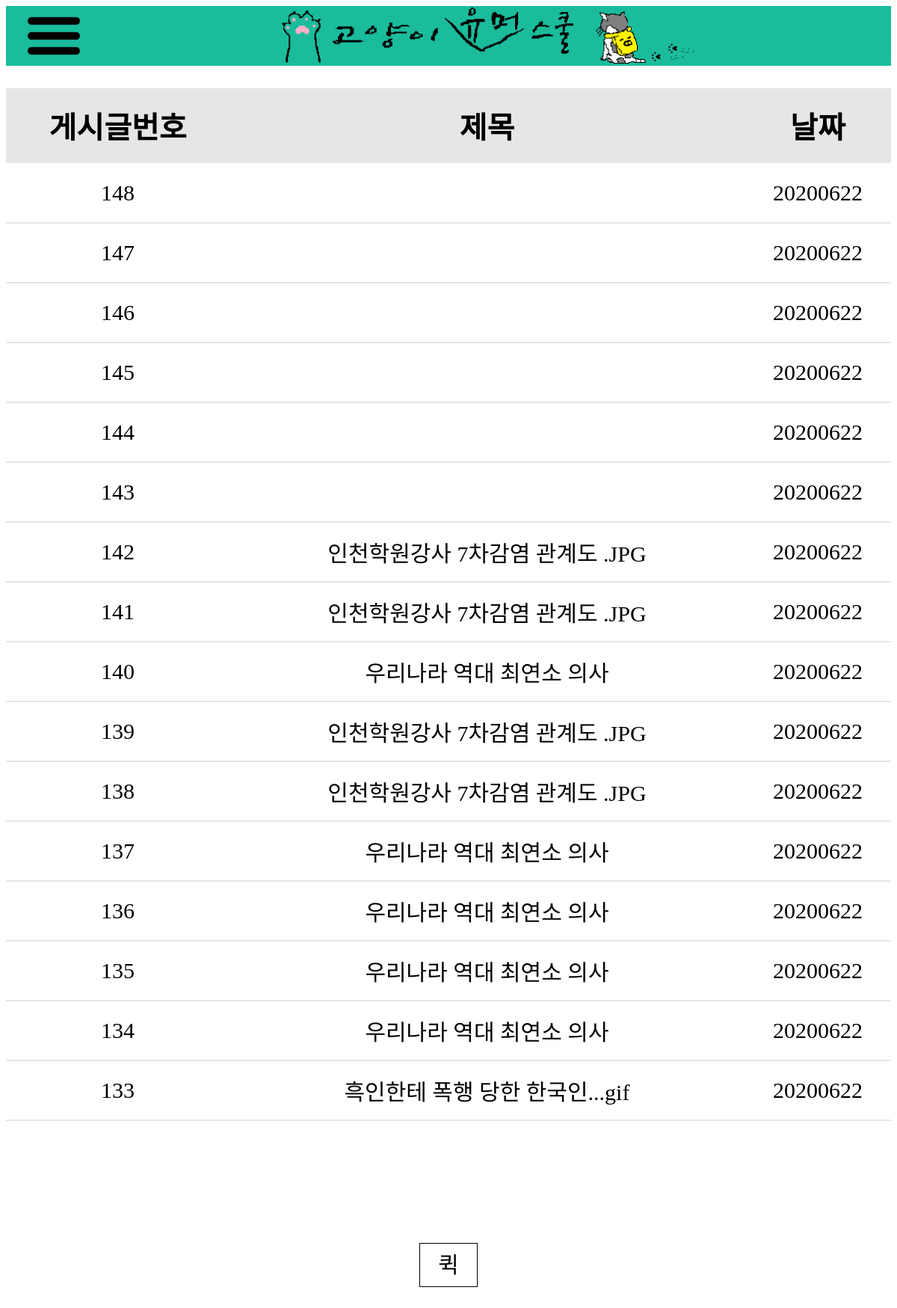
The app's page /, older data.
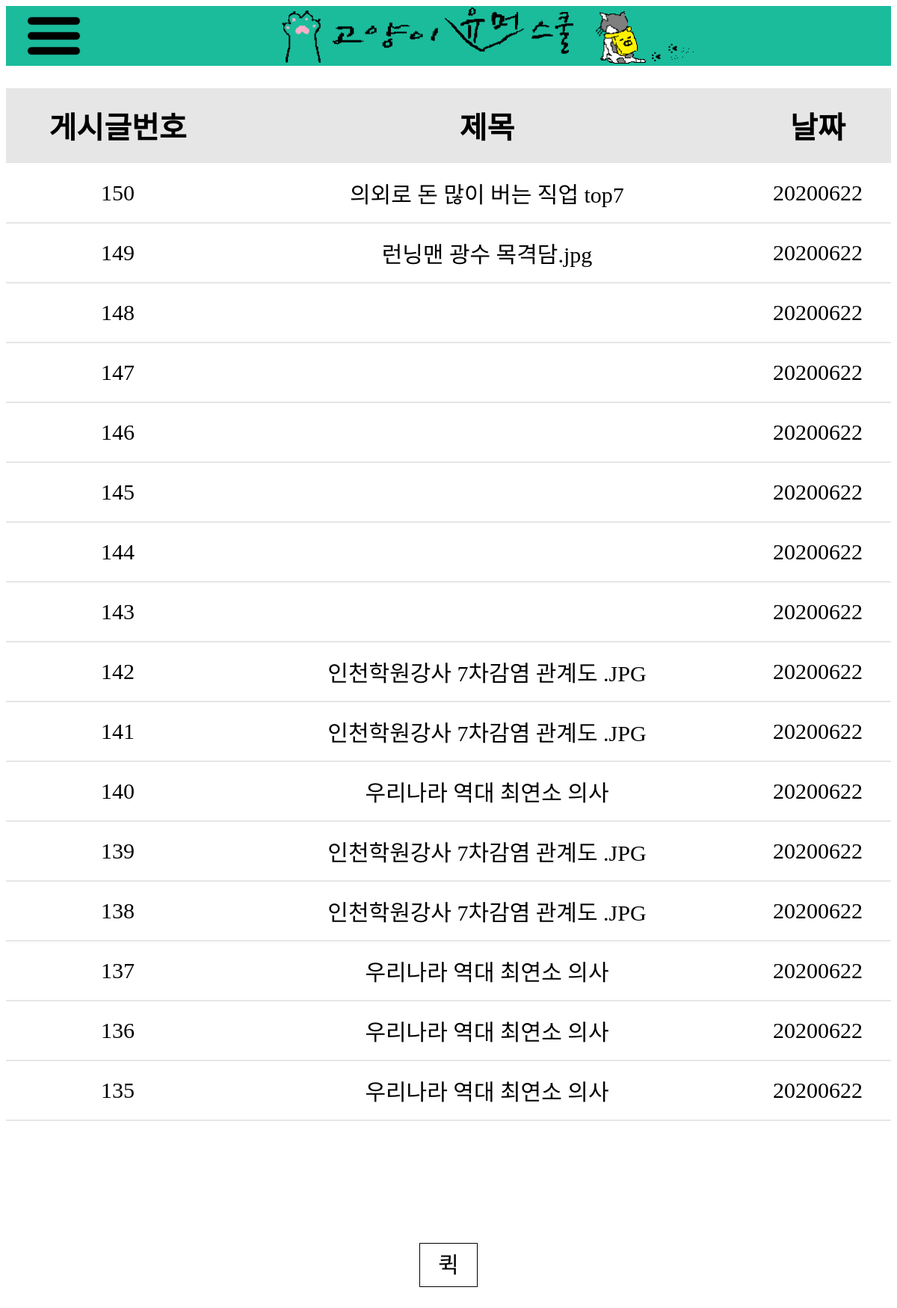
The same page, newer data.
### tables this page shows
CREATE TABLE "Post" (
	"post_no"	INTEGER,
	"post_site_name"	TEXT NOT NULL,
	"post_title"	TEXT NOT NULL,
	"post_cnts"	TEXT NOT NULL,
	"post_date"	TEXT NOT NULL,
	PRIMARY KEY("post_no" AUTOINCREMENT)
);

### app.py (the view)
@app.route('/index.html')
@app.route('/')
def index():
    posts = post_dao.select_posts()
    return render_template('index.html', posts=posts, date=post_dao.get_date())

### dao/db.py (called while the page is built)
def dict_factory(cursor, row):
    d = {}
    for idx, col in enumerate(cursor.description):
        d[col[0]] = row[idx]
    return d

def select_all(*args, **kwargs):
    conn = sqlite3.connect(db_name)
    conn.row_factory = dict_factory
    cur = conn.cursor()
    rows = cur.execute(*args, **kwargs).fetchall()
    return rows

def select_one(*args, **kwargs):
    conn = sqlite3.connect(db_name)
    conn.row_factory = dict_factory
    cur = conn.cursor()
    row = cur.execute(*args, **kwargs).fetchone()
    return row

### dao/post_dao.py (called while the page is built)
def get_date():
    return time.strftime("%Y%m%d", time.localtime(time.time()))

def get_last_no():
    return db.select_one('''SELECT post_no FROM post ORDER BY post_no DESC LIMIT 1''')['post_no']

def select_posts(page=1):
    page_last_post_no = get_last_no()
    page_start_post_no = page_last_post_no - 15
    page_last_post_no = page_last_post_no - (page-1) * 15
    page_start_post_no = page_start_post_no - (page-1) * 15
    return reversed(db.select_all('''SELECT * FROM post where post_no BETWEEN ? AND ?''', (page_start_post_no, page_last_post_no)))

### templates/index.html (shortened to what this page needs)
{% extends "layout.html" %}

### templates/layout.html (shortened to what this page needs)
<!DOCTYPE html>
<html lang="ko">
<head>
    <link rel="stylesheet" href="//code.jquery.com/ui/1.12.1/themes/base/jquery-ui.css">
    <link rel="stylesheet" type="text/css" href="static/css/board_style.css">
</head>
<body>
    <header id=header>
        {% block header %}
        <header>
            <div>
                <a href="/user_login.html"><img src="static/img/menu.png"
                        style="height:80px; float:left; margin: 0 0 0 2%"></a>
            </div>
            <div id="header">
                <a href="/"><img src="/static/img/title.png" height="80px"></a>
            </div>
        </header>
        {% endblock %}
    </header>
    <div>
        {% block list %}
        <table id="board_header">
            <tr id=board_header_title>
                <th>게시글번호</th>
                <th>제목</th>
                <th>날짜</th>
            </tr>
            <form>
                {% for post in posts %}
                <tr id=post>
                    <td>{{post['post_no']}}</td>
                    <td><a href="post.html?post_no={{post.post_no}}">{{post['post_title']}}</a></td>
                    <td>{{post['post_date']}}</td>
                </tr>
                {% endfor %}
            </form>
            {% endblock %}
    </div>
    <div>
        <table id=footer>
        </table>
    </div>
    <div class="search">
        {% block paging %}
        <div class="paging">
            <a id = "quick_button" onclick = "quick()">퀵</a>
        </div>
        {% endblock %}
    </div>
</body>
</head>
</html>

### static/css/board_style.css (style rules this page uses)
a:link { text-decoration: none; color: black; }
#board_header { font-family : "Nanum Gothic", sans-seif; font-size : 40px; width: 100%; height : 100px; margin: 30px auto; border-collapse: collapse; border: 0px solid black; background-color: rgb(230, 230, 230); }
#board_header_title { font-size : 40px; background-color: rgb(230, 230, 230); height : 100px; border: 0px solid black; }
#footer { font-family : "Nanum Gothic", sans-seif; width: 100%; height : 20px; margin: auto; padding : auto; }
#header { font-family : "Nanum Gothic", sans-seif; font-size : 30px; width: 100%; height : 80px; margin: 0 auto; padding : auto; text-align:center; background-color: rgb(26, 188, 156); }
#post { font-family : "Nanum Gothic", sans-seif; font-size : 30px; width: 100%; height : 80px; border-bottom: 2px solid rgb(230, 230, 230); text-align : center; background-color: white; }
.paging { display: inline-block; }
.paging a { font-family : "Nanum Gothic", sans-seif; width : 325px; height : 20px; color: black; float: center; margin: 0 auto; text-align: center; padding: 12px 24px; text-decoration: none; font-size: 30px; transition: background-color .3s; border: 1px solid rgb(0, 0, 0); }
.search { width : 100%; height : 200px; margin-top : 10%; text-align: center; }

Row changes from the older to the newer data that the page shows:
no longer on this page (row unchanged): Post: post_no "134", post_title "우리나라 역대 최연소 의사", post_date "20200622"
no longer on this page (row unchanged): Post: post_no "133", post_title "흑인한테 폭행 당한 한국인...gif", post_date "20200622"
added Post: post_no "150", post_title "의외로 돈 많이 버는 직업 top7", post_date "20200622"
added Post: post_no "149", post_title "런닝맨 광수 목격담.jpg", post_date "20200622"
